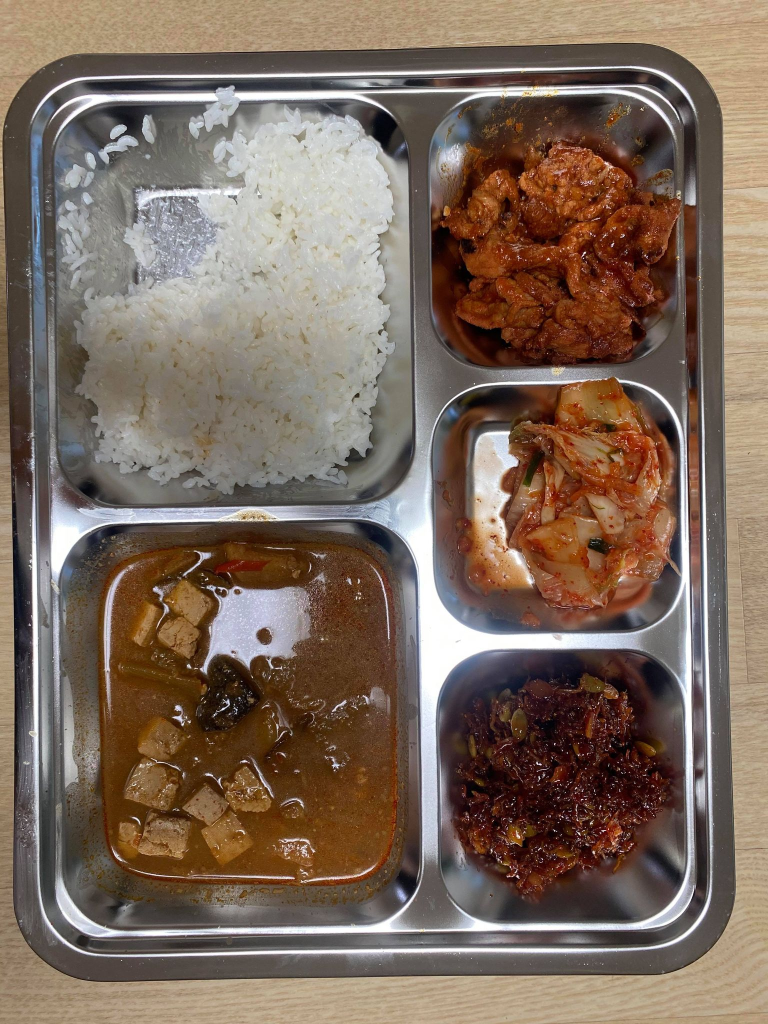
#> input picture IoT(Raspberry Pi)/asset/test_image/70_per/70per.png, 1536 x 2048 px (shown at 1/2 size)
$ python 'test_ImageProcess .py'   (older library calls are emulated)
#> lines starting #> are read from the running program, lines starting #| are printed output that depends on the picture; after the words box and inside, x2 and y2 are one past the last pixel; in counts of white or black regions, pixels touching at a corner belong together
### IoT(Raspberry Pi)/src/utill.py
import cv2
import numpy as np
import glob
def processLog(images):
    # transfer image to numpy array
    imnp = np.array(images)
    h, w = imnp.shape[:2]

    # Get list of unique colours...
    # Arrange all pixels into a tall column of 3 RGB values and find unique rows (colours)
    colours, counts = np.unique(imnp.reshape(-1,3), axis=0, return_counts=1)
    # Iterate through unique colours

    # counts[0] is RGB(0,0,0)
    # RGB(0,0,0) is masking area
    # 100*counts[0]) / total size
    proportion = (100 * counts[0]) / (h * w)

    return proportion

# [3 lines that do not run on import are left out]

### IoT(Raspberry Pi)/test_ImageProcess .py
# Run in Jupyter Notebook!

import cv2
import sys
import numpy as np
import os
import math
from skimage.feature import peak_local_max
from skimage.morphology import watershed
from scipy import ndimage
import imutils
from src import utill

# image process class
class Image_Processing:
	def __init__(self, image):
		# get image from main_process
#> called with image = 'asset/test_image/70_per/70per.png'
		self.image = cv2.imread(image)
#> self.image is the input picture: shape (2048, 1536, 3); mean B, G, R 92.5, 106, 124.7
		self.images = cv2.cvtColor(self.image, cv2.COLOR_BGR2GRAY)
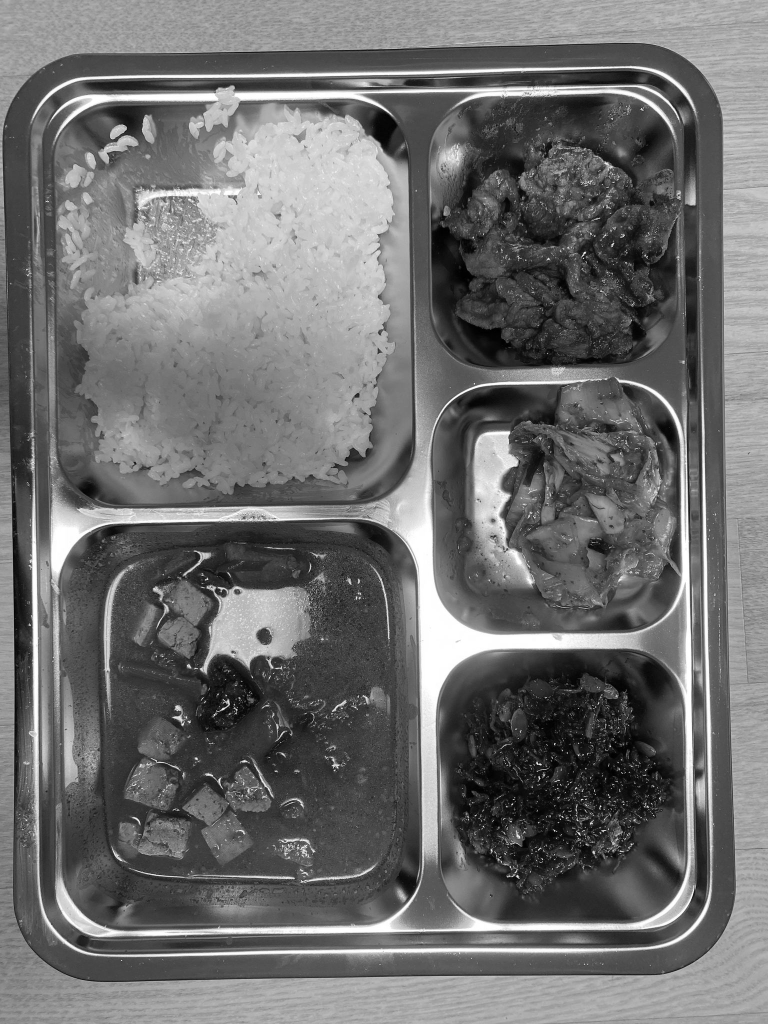
#> self.images: shape (2048, 1536) (shown at 1/2 size); min 0, max 255, mean 110
		self.image_lenght_x,self.image_lenght_y,_ =  self.image.shape
#> self.image_lenght_x = 2048; self.image_lenght_y = 1536

		dish = list()

		# split image (x,y)point
		rect_range = [[230,405,155,315],[35,220,155,315],[35,160,35,145],[175,270,35,145],[285,405,35,145]]
		for x1,x2,y1,y2 in rect_range:
			dish.append([[x1,y2],[x1,y1],[x2,y1],[x2,y2]])
		self.side_rect = dish[:3]
		self.main_rect = dish[3:]
		self.dish_tag = ["side_1","side_2","side_3","rice","soup"]
		self.cnt=0
		self.DataList = list()

		# split and backProjection (side)
		for self.box in self.side_rect:
			self.DataList.append(self.backProjection())
			self.cnt+=1

		# backProjection (main)
		for self.box in self.main_rect:
			self.DataList.append(self.backProjection())
			self.cnt+=1


	# backProjection Function (역투영)
	def backProjection(self):
		# read image (Region of Interest & Target image)
		img = cv2.imread('/content/APP_IOT_MealScan_FOODFIGHTERS/IoT(Raspberry Pi)/asset/test_image/100_per/100_per_{}.png'.format(self.dish_tag[self.cnt]), cv2.IMREAD_COLOR)
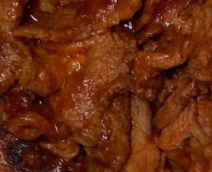
#> input picture IoT(Raspberry Pi)/asset/test_image/100_per/100_per_side_1.png, 212 x 172 px, found by its file name
#> img is the input picture: shape (172, 212, 3); mean B, G, R 14.7, 42.4, 102.1
		hsv = cv2.cvtColor(img, cv2.COLOR_BGR2HSV)
#> hsv: shape (172, 212, 3); mean H, S, V 11.2, 222, 102.1
		hsvt = cv2.cvtColor(self.image, cv2.COLOR_BGR2HSV)
#> hsvt: shape (2048, 1536, 3); mean H, S, V 38, 85.7, 126.3

		# calculate Histogram (get histogram info )
		roihist = cv2.calcHist([hsv],[0,1],None,[180,256],[0,180,0,256])
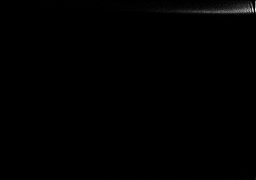
#> roihist: shape (180, 256) float32; min 0, max 244, mean 0.8
		# nomalize image base by histogram info
		cv2.normalize(roihist,roihist,0,255,cv2.NORM_MINMAX)
#> roihist: shape (180, 256) float32; 5.24% of pixels changed, all inside (x1, y1, x2, y2) = (20, 0, 256, 180)
		# calc BackProject (역투영)
		dst = cv2.calcBackProject([hsvt],[0,1],roihist,[0,180,0,256],1)
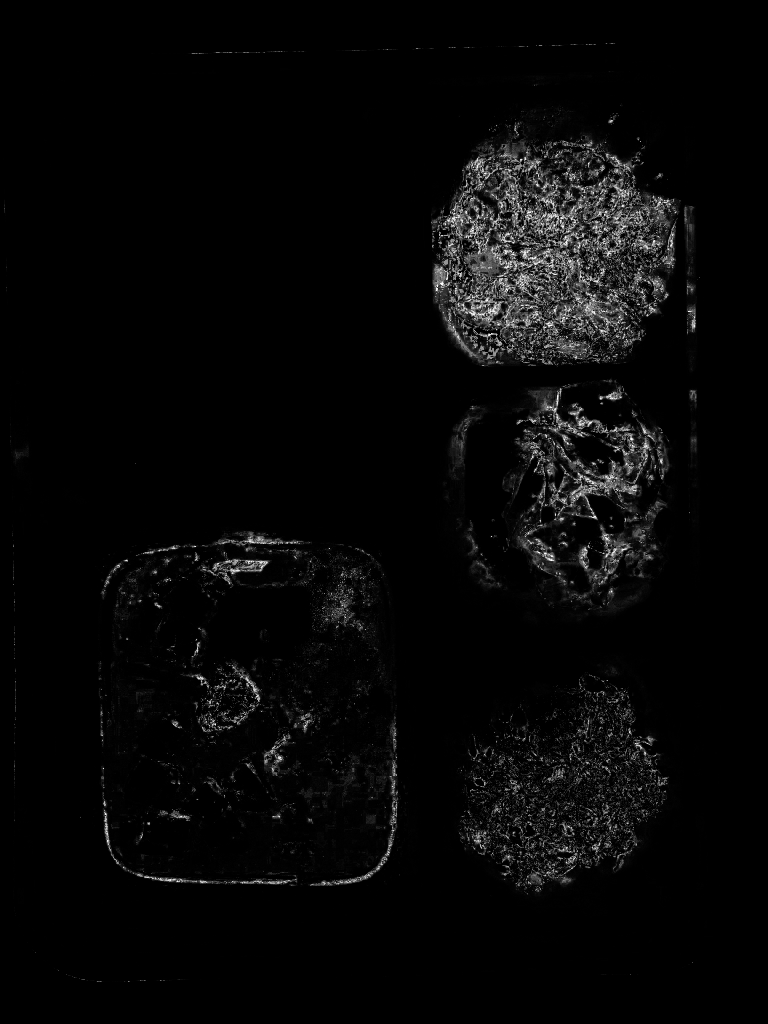
#> dst: shape (2048, 1536) (shown at 1/2 size); min 0, max 255, mean 7.5

		disc = cv2.getStructuringElement(cv2.MORPH_ELLIPSE,(5,5))
		cv2.filter2D(dst,-1,disc,dst)
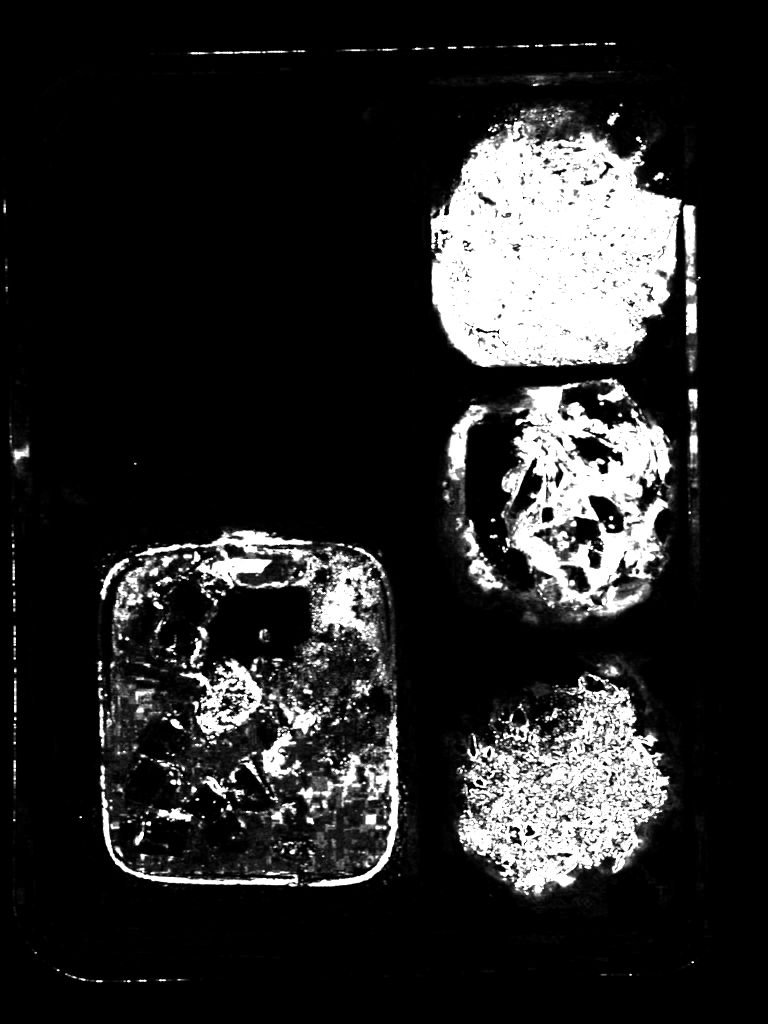
#> dst: shape (2048, 1536) (shown at 1/2 size); min 0, max 255, mean 40.4

		# Masking
		thr = cv2.threshold(dst,50,255,0)[1]
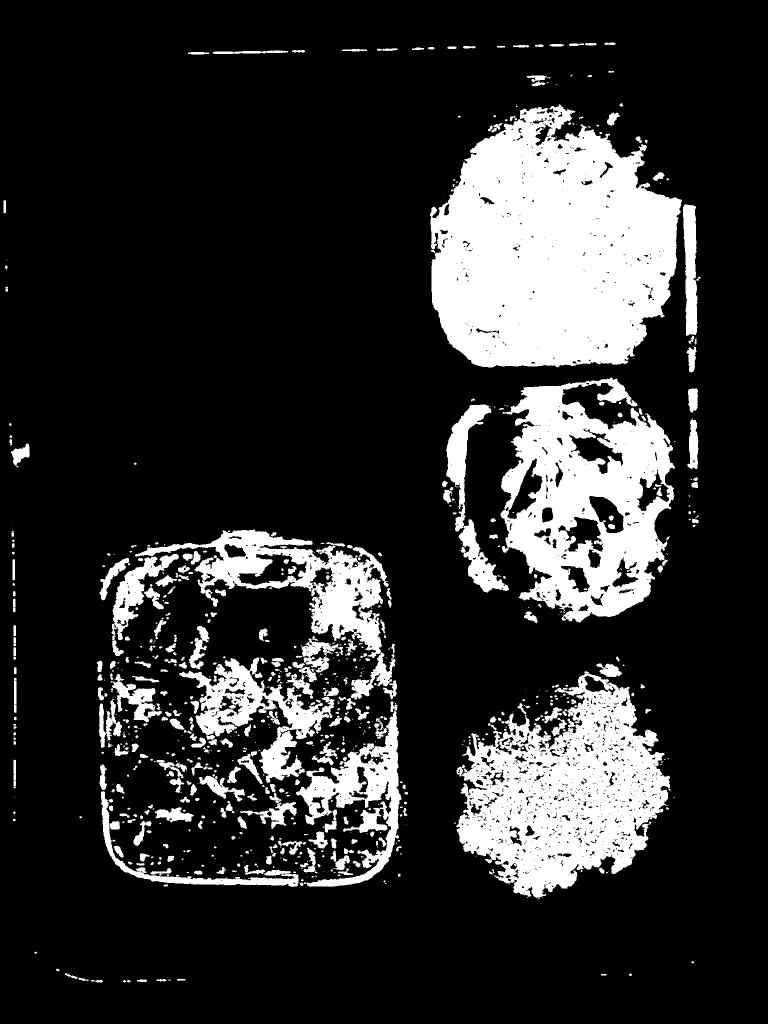
#> thr: shape (2048, 1536) (shown at 1/2 size); 18.4% white; 854 white regions (463 under 20 px), largest, box (x1, y1, x2, y2) and area: (860, 209, 1364, 735) 194193, (912, 1342, 1342, 1799) 107026, (1001, 755, 1350, 1245) 97061
		thr = cv2.merge((thr,thr,thr))
		res = cv2.bitwise_and(self.image,thr)
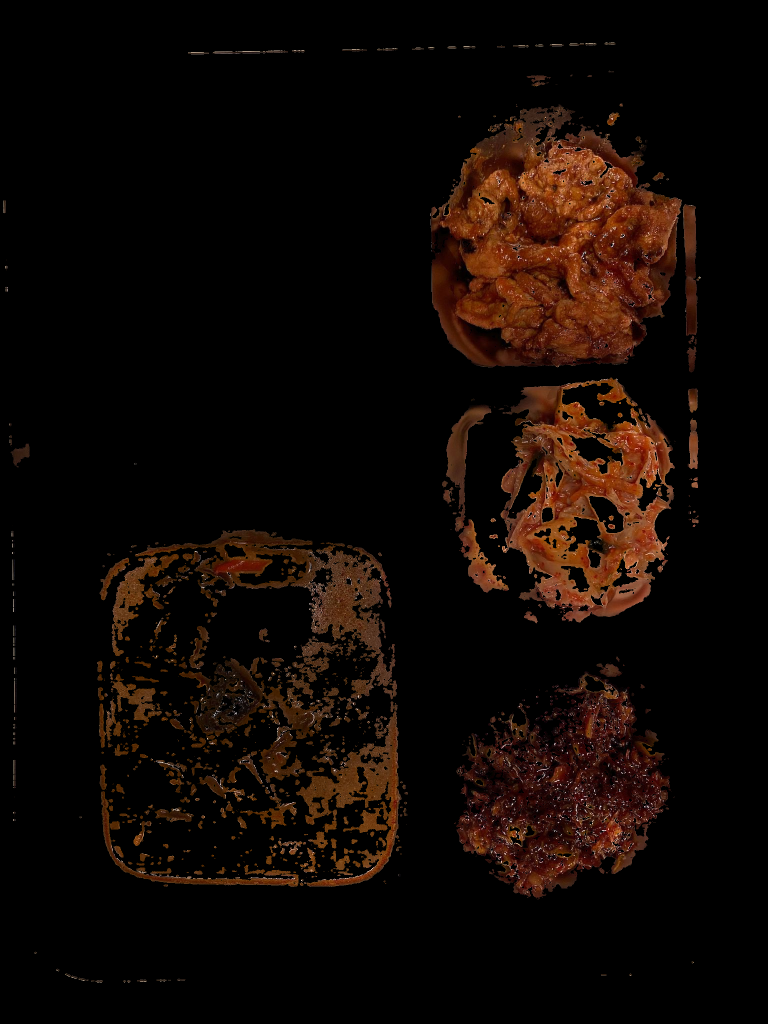
#> res: shape (2048, 1536, 3) (shown at 1/2 size); mean B, G, R 4, 8.2, 17

		# processLog function is count masking(RGB(0,0,0)) area
		# and calculate ratio
		return utill.processLog(res[self.box[1][1]:self.box[0][1],self.box[1][0]:self.box[2][0]])
#> in processLog, `imnp = np.array(images)`: imnp: shape (160, 175, 3); every value is 0
#> in processLog, `colours, counts = np.unique(imnp.reshape(-1,3), axis=0, return_counts=1)`: colours = [[0, 0, 0]]; counts = [28000]
#> in processLog, `proportion = (100 * counts[0]) / (h * w)`: proportion = 100
#> pass 2 of the loop in __init__, `for self.box in self.side_rect:`:
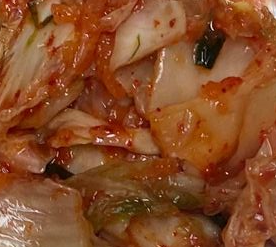
#> input picture IoT(Raspberry Pi)/asset/test_image/100_per/100_per_side_2.png, 276 x 247 px, found by its file name
#> in backProjection, img is the input picture: shape (247, 276, 3); mean B, G, R 40, 76, 134.6
#> hsv: shape (247, 276, 3); mean H, S, V 11.5, 185.5, 134.6
#> in backProjection (call 2), `thr = cv2.threshold(dst,50,255,0)[1]`:
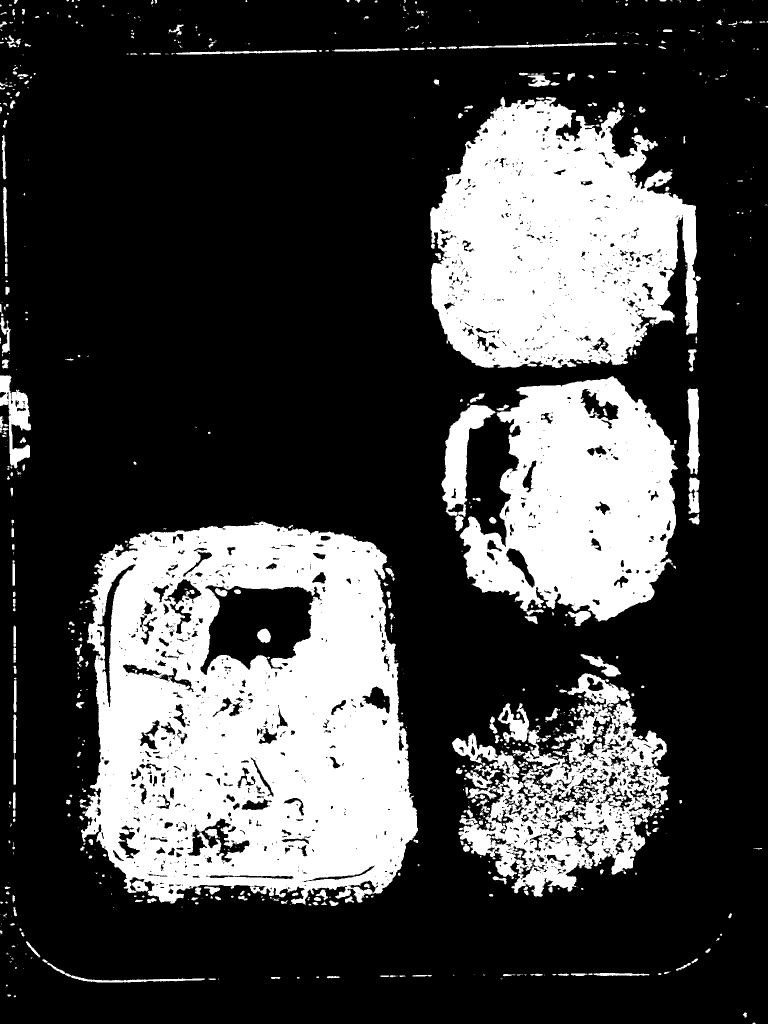
#> thr: shape (2048, 1536) (shown at 1/2 size); 26.8% white; 893 white regions (599 under 20 px), largest, box (x1, y1, x2, y2) and area: (160, 1043, 836, 1809) 365968, (860, 193, 1396, 736) 207380, (919, 752, 1356, 1243) 138594
#> in processLog (call 2), `imnp = np.array(images)`:
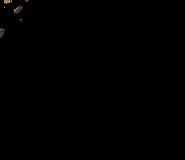
#> imnp: shape (160, 185, 3); mean of channels 0, 1, 2 0.2, 0.3, 0.4; drawn as B, G, R
#> colours = 96 rows, first 8: [0, 0, 0], [25, 48, 64], [31, 47, 64], [33, 49, 65], [33, 51, 68], [35, 52, 71], [36, 50, 68], [36, 51, 67]; counts = 96 values, max 29491 at index 0, min 1 at index 1, mean 308.3
#> proportion = 99.63

if __name__=="__main__":
	# test image is 70per.png
#> (the run stopped early here; a loop or call above may not have finished)
